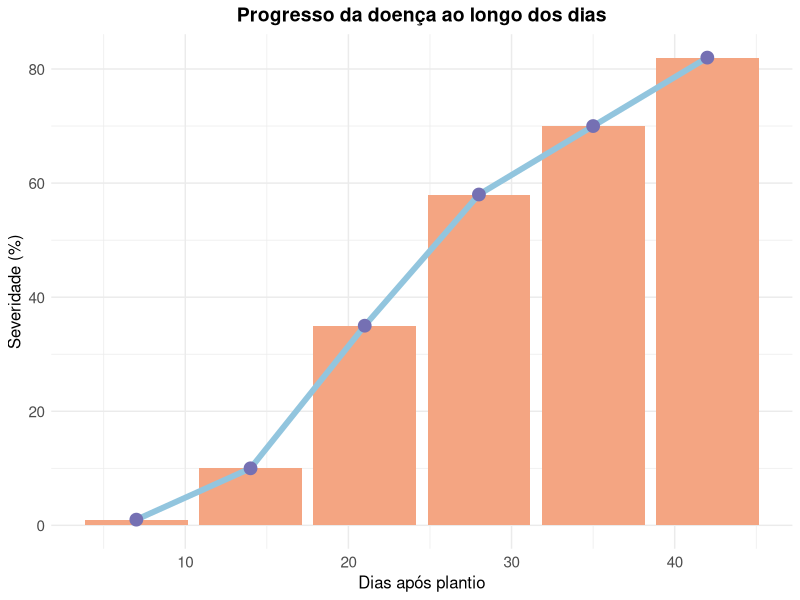

R code for this plot:
## ---- chunk 1
# Carregar dataset Orange
dados <- Orange
# Visualizar dados
Orange
## ---- chunk 2
# Criar vetor com valores de circunferência
circ <- dados$circumference  # Extrai coluna como vetor

# Aplicar exponencial e logaritmo
circ2 <- exp(circ)           # Exponencial
circ3 <- log(circ2)          # Log do resultado anterior (volta ao original)

# Adicionar nova coluna ao dataframe
dados$logcirc <- log(dados$circumference)

# Visualizar dataframe modificado
head(dados)

## ---- chunk 3
# Instalar pacotes (executar apenas uma vez)

# Algo que aprendi e me ajudou muito nas aulas foi instalar os pacotes usando os códigos, 
# na correria da aula faz toda a diferença!

# install.packages("tidyverse")
# install.packages("agricolae")

# Carregar pacotes
library(tidyverse)
#library(agricolae)
## ---- chunk 4
# Criar dados de exemplo
dates <- c(7,14,21,28,35,42)
severity <- c(0.1,5,10,35,50,60)
data_curva <- data.frame(dates, severity)

# Gráfico de colunas e linha
library(ggplot2)
library(dplyr)

data_curva |>
  mutate(severity2 = c(1, 10, 35, 58, 70, 82)) |> 
  ggplot(aes(dates, severity2)) +
  geom_col(fill = "#F4A582") +          # barras salmão claro
  geom_line(linewidth = 2, color = "#92C5DE") +  # linha verde-azulada
  geom_point(size = 4, color = "#7570B3") +      # pontos roxo escuro
  labs(
    title = "Progresso da doença ao longo dos dias",
    x = "Dias após plantio",
    y = "Severidade (%)"
  ) +
  theme_minimal() +
  theme(
    plot.title = element_text(face = "bold", size = 14, hjust = 0.5),
    axis.title = element_text(size = 12),
    axis.text = element_text(size = 11)
  )


